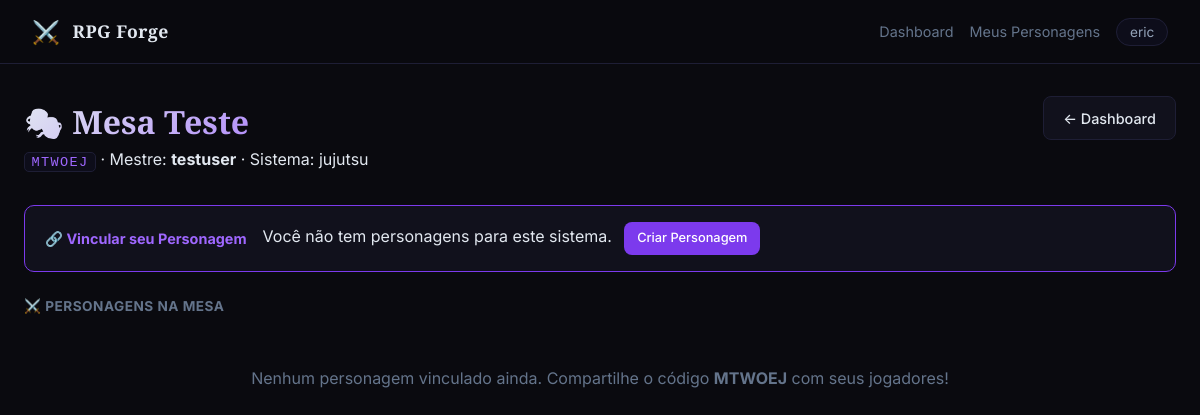
The page /mesa/MTWOEJ (signed in) on the database its author committed.
### tables this page shows
CREATE TABLE mesas (
                id INTEGER PRIMARY KEY AUTOINCREMENT,
                codigo TEXT UNIQUE NOT NULL,
                nome TEXT NOT NULL,
                sistema TEXT NOT NULL DEFAULT 'jujutsu',
                mestre_id INTEGER NOT NULL,
                criado_em TIMESTAMP DEFAULT CURRENT_TIMESTAMP
            );

CREATE TABLE usuarios (
                id INTEGER PRIMARY KEY AUTOINCREMENT,
                username TEXT UNIQUE NOT NULL,
                password_hash TEXT NOT NULL,
                criado_em TIMESTAMP DEFAULT CURRENT_TIMESTAMP
            );

### app.py (the view, shortened to what this page needs)
@app.route("/mesa/<codigo>")
@login_required
def ver_mesa(codigo):
    uid = session["usuario_id"]
    with get_db() as conn:
        mesa = conn.execute("SELECT * FROM mesas WHERE codigo=?", (codigo,)).fetchone()
        if not mesa:
            flash("Mesa não encontrada.", "error")
            return redirect(url_for("dashboard"))
        personagens_mesa = conn.execute(
            "SELECT p.*, u.username FROM personagens p JOIN usuarios u ON p.usuario_id=u.id WHERE p.mesa_id=?",
            (mesa["id"],)
        ).fetchall()
        meus = conn.execute(
            "SELECT id, nome FROM personagens WHERE usuario_id=? AND sistema=? AND (mesa_id IS NULL OR mesa_id=?)",
            (uid, mesa["sistema"], mesa["id"])
        ).fetchall()
        mestre = conn.execute("SELECT username FROM usuarios WHERE id=?", (mesa["mestre_id"],)).fetchone()
    chars_lista = []
    meu_char_na_mesa = next((c for c in chars_lista if c["eh_meu"]), None)
    return render_template("mesa.html",
                           mesa=mesa,
                           mestre=mestre,
                           chars_lista=chars_lista,
                           meus_personagens=meus,
                           meu_char_na_mesa=meu_char_na_mesa,
                           eh_mestre=mesa["mestre_id"] == uid,
                           url_criar=_url_criar(mesa["sistema"]),
                           usuario=usuario_logado())

### app.py (called while the page is built)
def _url_criar(sistema):
    return url_for(_ROTAS_CRIAR.get(sistema, "jujutsu.criar"))

### database.py (called while the page is built)
def get_db():
    conn = sqlite3.connect(DB_PATH)
    conn.row_factory = sqlite3.Row
    return conn

def login_required(f):
    @wraps(f)
    def decorated(*args, **kwargs):
        if "usuario_id" not in session:
            return redirect(url_for("login"))
        return f(*args, **kwargs)
    return decorated

def usuario_logado():
    return {"id": session.get("usuario_id"), "username": session.get("usuario_nome")}

### templates/mesa.html (shortened to what this page needs)
{% extends "base.html" %}
{% block content %}
<div class="page-header">
  <div>
    <h1 class="page-title">🎭 {{ mesa.nome }}</h1>
    <p class="page-sub">
      <code class="mesa-codigo-inline">{{ mesa.codigo }}</code>
      · Mestre: <strong>{{ mestre.username }}</strong>
      · Sistema: {{ mesa.sistema }}
    </p>
  </div>
  <div style="display:flex;gap:.5rem;flex-wrap:wrap">
    <a href="{{ url_for('dashboard') }}" class="btn btn-secondary">← Dashboard</a>
  </div>
</div>
{% if not meu_char_na_mesa %}
<div class="mesa-vincular-box">
  <h3 class="mesa-vincular-title">🔗 Vincular seu Personagem</h3>
  {% if meus_personagens %}
  <form method="POST" class="mesa-vincular-form">
    <select name="pid_vincular" class="form-input form-select" style="max-width:280px">
      {% for p in meus_personagens %}
      <option value="{{ p.id }}">{{ p.nome }}</option>
      {% endfor %}
    </select>
    <button type="submit" class="btn btn-primary">Vincular</button>
  </form>
  <script>
  document.querySelector('.mesa-vincular-form').addEventListener('submit', function(e){
    e.preventDefault();
    const pid = this.querySelector('[name=pid_vincular]').value;
    fetch(`/mesa/{{ mesa.codigo }}/vincular/${pid}`, {method:'POST'}).then(()=>location.reload());
  });
  </script>
  {% else %}
  <p class="page-sub">Você não tem personagens para este sistema.
    <a href="{{ url_criar }}" class="btn btn-sm btn-primary" style="margin-left:.5rem">Criar Personagem</a>
  </p>
  {% endif %}
</div>
{% endif %}
<div style="margin-top:1.5rem">
  <h2 class="dash-section-title">⚔️ Personagens na Mesa</h2>
  {% if chars_lista %}
  <div class="mesa-chars-grid">
    {% for c in chars_lista %}
    <div class="mesa-char-card {{ 'my-char' if c.eh_meu else '' }}">
      <div class="mesa-char-header">
        <div class="mesa-char-avatar">{{ c.nome[0].upper() }}</div>
        <div class="mesa-char-info">
          <div class="mesa-char-nome">{{ c.nome }}</div>
          <div class="mesa-char-player">
            <span class="mesa-player-tag">{{ c.username }}</span>
            {% if c.eh_meu %}<span class="mesa-seu-tag">você</span>{% endif %}
          </div>
        </div>
        <span class="mesa-char-nivel">Nv {{ c.nivel }}</span>
      </div>
      <div class="mesa-char-stats">
        <div class="mesa-char-stat">
          <span class="mcs-lbl">Nível / Grau</span>
          <span class="mcs-val">{{ c.grau }}</span>
        </div>
        <div class="mesa-char-stat">
          <span class="mcs-lbl">Classe / Função</span>
          <span class="mcs-val">{{ c.subtitulo }}</span>
        </div>
        <div class="mesa-char-stat pv">
          <span class="mcs-lbl">PV máx</span>
          <span class="mcs-val">{{ c.pv_max }}</span>
        </div>
        {% if c.recurso_label %}
        <div class="mesa-char-stat pe">
          <span class="mcs-lbl">{{ c.recurso_label }}</span>
          <span class="mcs-val">{{ c.recurso_max }}</span>
        </div>
        {% endif %}
      </div>
      <div class="mesa-char-actions">
        <a href="{{ c.url_ficha }}" class="btn btn-sm btn-secondary">📋 Ver Ficha</a>
        {% if not c.eh_meu %}
        <form method="POST" action="{{ url_for('clonar_personagem', codigo=mesa.codigo, pid=c.id) }}">
          <button class="btn btn-sm btn-primary" title="Clonar para seus personagens">📋 Clonar</button>
        </form>
        {% endif %}
        {% if c.eh_meu or eh_mestre %}
        <form method="POST" action="{{ url_for('desvincular_personagem', codigo=mesa.codigo, pid=c.id) }}">
          <button class="btn btn-sm btn-danger" title="Remover da mesa">✕</button>
        </form>
        {% endif %}
      </div>
    </div>
    {% endfor %}
  </div>
  {% else %}
  <div class="empty-state" style="padding:2rem">
    <p>Nenhum personagem vinculado ainda. Compartilhe o código <strong>{{ mesa.codigo }}</strong> com seus jogadores!</p>
  </div>
  {% endif %}
</div>
{% endblock %}

### static/css/style.css (style rules this page uses)
*, *::before, *::after { box-sizing: border-box; margin: 0; padding: 0; }
:root { --bg: #0a0a0f; --bg-card: #11111c; --bg-card-hover: #161625; --bg-input: #0d0d1a; --border: #1e1e35; --border-hover: #3a3a6a; --accent: #7c3aed; --accent-light: #9f67ff; --accent-glow: rgba(124,58,237,0.35); --accent2: #06b6d4; --text: #e2e8f0; --text-muted: #64748b; --text-dim: #94a3b8; --success: #10b981; --warning: #f59e0b; --danger: #ef4444; --pv-color: #10b981; --pe-color: #7c3aed; --radius: 12px; --radius-sm: 8px; --shadow: 0 4px 24px rgba(0,0,0,0.5); --shadow-glow: 0 0 30px rgba(124,58,237,0.2); }
html { font-size: 16px; }
body { font-family: 'Inter', -apple-system, sans-serif; background: var(--bg); color: var(--text); min-height: 100vh; line-height: 1.6; }
.btn { display: inline-flex; align-items: center; gap: 0.4rem; padding: 0.6rem 1.2rem; border-radius: var(--radius-sm); font-size: 0.9rem; font-weight: 500; cursor: pointer; text-decoration: none; border: none; transition: all 0.2s; white-space: nowrap; }
.btn-primary { background: var(--accent); color: white; }
.btn-secondary { background: var(--bg-card); border: 1px solid var(--border); color: var(--text); }
.btn-sm { padding: 0.4rem 0.8rem; font-size: 0.8rem; }
.page-header { display: flex; align-items: center; justify-content: space-between; margin-bottom: 2rem; gap: 1rem; }
.page-title { font-family: 'Cinzel', serif; font-size: 2rem; font-weight: 700; background: linear-gradient(135deg, var(--text) 0%, var(--accent-light) 100%); -webkit-background-clip: text; -webkit-text-fill-color: transparent; background-clip: text; }
.empty-state { display: flex; flex-direction: column; align-items: center; justify-content: center; padding: 5rem 2rem; text-align: center; gap: 1rem; }
.empty-state p { color: var(--text-muted); }
.page-header { display: flex; align-items: flex-start; justify-content: space-between; gap: 1rem; margin-bottom: 2rem; flex-wrap: wrap; }
.empty-state { text-align: center; padding: 4rem 2rem; }

### templates/mesa.html (style rules this page uses)
.mesa-codigo-inline { font-family:monospace;background:var(--bg-input);border:1px solid var(--border);border-radius:5px;padding:.1rem .4rem;font-size:.85rem;letter-spacing:.1em;color:var(--accent-light) }
.mesa-vincular-box { background:var(--bg-card);border:1px solid var(--accent);border-radius:10px;padding:1rem 1.25rem;display:flex;align-items:center;gap:1rem;flex-wrap:wrap }
.mesa-vincular-title { font-size:.9rem;font-weight:700;margin:0;color:var(--accent-light) }
.dash-section-title { font-size:.85rem;font-weight:700;color:var(--text-muted);text-transform:uppercase;letter-spacing:.5px;margin:0 0 1rem }

### rows shown on the page
mesas: nome "Mesa Teste", codigo "MTWOEJ", sistema "jujutsu"
usuarios: username "testuser"

### other values the page prints
{{ session.get('usuario_nome', '') }} "eric"
